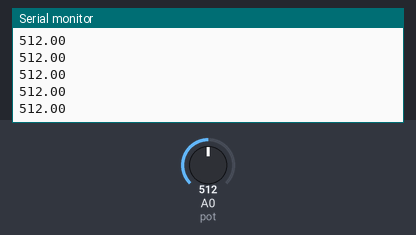
Simulated run of this sketch. Board: Arduino Uno, built with avr-gcc and run on an emulated ATmega328P. Parts: the last lines printed to the serial monitor. The test bench sets the inputs (shaded band); at power-on: A0 (pot) = 512.

Above: at 1.2 s.
1.3 s: A0 (pot) set to 716
At 2.3 s:
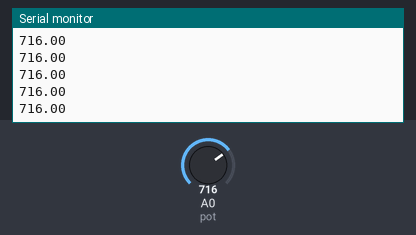
2.8 s: A0 (pot) set to 900
At 3.3 s:
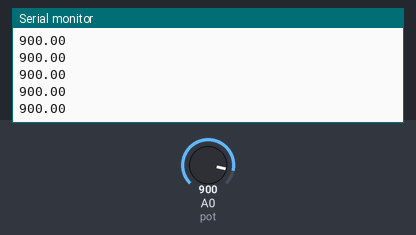
Timing chart, 0 to 5.8 s (numbered marks = the images above; inputs shaded):
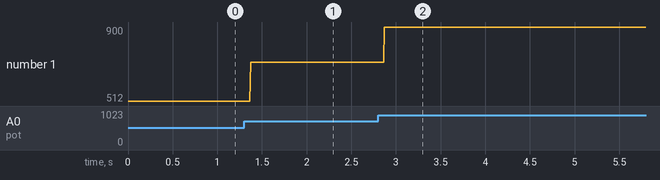

Measured:
- after the input at 1.3 s, the serial monitor: prints a new line after 0.07 s (image 1)
- after the input at 2.8 s, the serial monitor: prints a new line after 0.07 s (image 2)
- plotted number 1: 512 → 716 after the input at 1.3 s, 716 → 900 after the input at 2.8 s

The sketch:

test_nano.ino
```cpp
// Assign pins to components.
const float pot = A0;
float potVal = 0;

// Assign pin types.
void setup() {
  pinMode(pot, INPUT);
  Serial.begin(9600);
}

// Actual loop.
void loop() {
  potVal = analogRead(pot);
  Serial.println(potVal);
}
```
